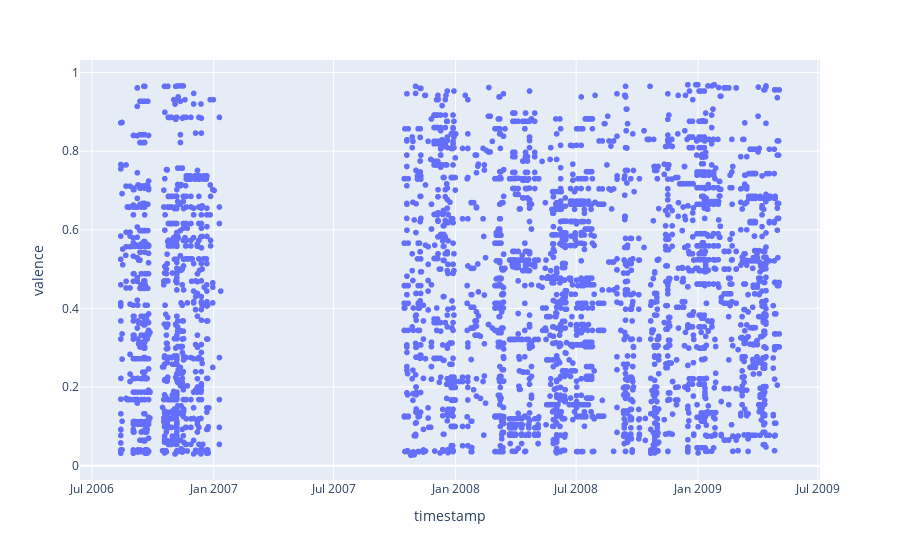

This figure's notebook cell:
### Code cell
fig = px.scatter(df_time_series[df_time_series['user']=='user_000001'], x='timestamp', y='valence', hover_data=['artist', 'song'])
fig.show()

### Figure 1 — Plotly figure (JSON) as saved in the notebook; plotly's stock layout.template omitted (floating-point values rounded to 4 significant figures; data arrays with more than 128 entries replaced by an {"elided": "..."} marker saying what was removed)
{"data": [{"customdata": {"elided": "5384x2 str values"}, "hovertemplate": "timestamp=%{x}<br>valence=%{y}<br>artist=%{customdata[0]}<br>song=%{customdata[1]}<extra></extra>", "legendgroup": "", "marker": {"color": "#636efa", "symbol": "circle"}, "mode": "markers", "name": "", "showlegend": false, "type": "scattergl", "x": {"elided": "5384 str values"}, "xaxis": "x", "y": {"elided": "5384 float values"}, "yaxis": "y"}], "layout": {"autosize": true, "legend": {"tracegroupgap": 0}, "margin": {"t": 60}, "xaxis": {"anchor": "y", "autorange": true, "domain": [0, 1], "range": ["2006-06-13 02:49:42.9063", "2009-07-04 03:15:49.0937"], "title": {"text": "timestamp"}, "type": "date"}, "yaxis": {"anchor": "x", "autorange": true, "domain": [0, 1], "range": [-0.04043, 1.036], "title": {"text": "valence"}, "type": "linear"}}}
